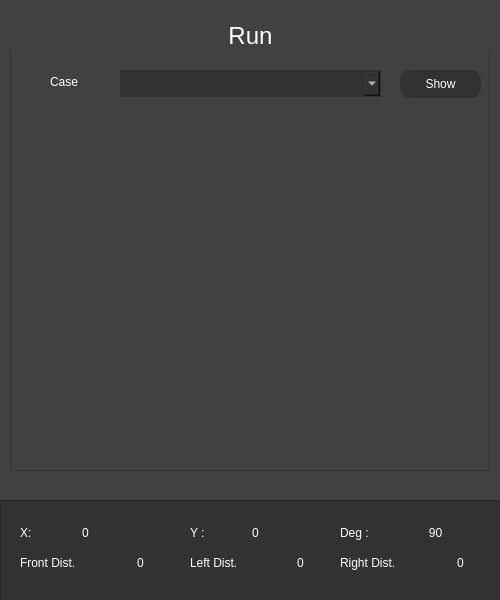
<?xml version="1.0" encoding="UTF-8"?>
<ui version="4.0">
 <class>MainWindow</class>
 <widget class="QMainWindow" name="MainWindow">
  <property name="windowModality">
   <enum>Qt::NonModal</enum>
  </property>
  <property name="enabled">
   <bool>true</bool>
  </property>
  <property name="geometry">
   <rect>
    <x>0</x>
    <y>0</y>
    <width>500</width>
    <height>600</height>
   </rect>
  </property>
  <property name="windowTitle">
   <string>MainWindow</string>
  </property>
  <property name="layoutDirection">
   <enum>Qt::LeftToRight</enum>
  </property>
  <property name="styleSheet">
   <string notr="true">background-color: rgb(65, 65, 65);
font: 12pt &quot;Arial&quot;;</string>
  </property>
  <widget class="QWidget" name="centralwidget">
   <property name="enabled">
    <bool>true</bool>
   </property>
   <property name="styleSheet">
    <string notr="true">font: 12pt &quot;Arial&quot;;
color: rgb(255, 255, 255);
background-color: rgb(65, 65, 65);</string>
   </property>
   <widget class="QFrame" name="frame">
    <property name="geometry">
     <rect>
      <x>10</x>
      <y>20</y>
      <width>480</width>
      <height>451</height>
     </rect>
    </property>
    <property name="styleSheet">
     <string notr="true">font: 12pt &quot;Arial&quot;;
color: rgb(255, 255, 255);
background-color: rgb(65, 65, 65);</string>
    </property>
    <property name="frameShape">
     <enum>QFrame::StyledPanel</enum>
    </property>
    <property name="frameShadow">
     <enum>QFrame::Raised</enum>
    </property>
    <widget class="QPushButton" name="showPushButton">
     <property name="geometry">
      <rect>
       <x>390</x>
       <y>50</y>
       <width>81</width>
       <height>28</height>
      </rect>
     </property>
     <property name="styleSheet">
      <string notr="true">QPushButton{
border: 1px solid rgb(50, 50, 50); border-radius:10px; padding:2px 4px;
background-color: rgb(50, 50, 50);
}
QPushButton:hover{background-color: rgb(170, 170, 170); color: black;}
QPushButton:pressed{background-color:rgb(200, 200, 200); border-style: inset; }</string>
     </property>
     <property name="text">
      <string>Show</string>
     </property>
    </widget>
    <widget class="QLabel" name="runLabel">
     <property name="geometry">
      <rect>
       <x>0</x>
       <y>0</y>
       <width>481</width>
       <height>31</height>
      </rect>
     </property>
     <property name="font">
      <font>
       <family>Arial</family>
       <pointsize>18</pointsize>
       <weight>50</weight>
       <italic>false</italic>
       <bold>false</bold>
      </font>
     </property>
     <property name="layoutDirection">
      <enum>Qt::LeftToRight</enum>
     </property>
     <property name="styleSheet">
      <string notr="true">font: 18pt &quot;Arial&quot;;</string>
     </property>
     <property name="text">
      <string>Run</string>
     </property>
     <property name="alignment">
      <set>Qt::AlignCenter</set>
     </property>
    </widget>
    <widget class="QComboBox" name="getCasecomboBox">
     <property name="geometry">
      <rect>
       <x>110</x>
       <y>50</y>
       <width>261</width>
       <height>27</height>
      </rect>
     </property>
     <property name="sizePolicy">
      <sizepolicy hsizetype="Preferred" vsizetype="Preferred">
       <horstretch>0</horstretch>
       <verstretch>0</verstretch>
      </sizepolicy>
     </property>
     <property name="styleSheet">
      <string notr="true">border: 1px solid rgb(50, 50, 50);
background-color:  rgb(50, 50, 50);</string>
     </property>
     <property name="maxVisibleItems">
      <number>3</number>
     </property>
    </widget>
    <widget class="QLabel" name="getCaseLabel">
     <property name="geometry">
      <rect>
       <x>40</x>
       <y>50</y>
       <width>46</width>
       <height>23</height>
      </rect>
     </property>
     <property name="styleSheet">
      <string notr="true">border: 0px solid rgb(255, 255, 255)</string>
     </property>
     <property name="text">
      <string>Case</string>
     </property>
    </widget>
   </widget>
   <widget class="QFrame" name="headFrame">
    <property name="geometry">
     <rect>
      <x>0</x>
      <y>500</y>
      <width>501</width>
      <height>101</height>
     </rect>
    </property>
    <property name="styleSheet">
     <string notr="true">font: 12pt &quot;Arial&quot;;
background-color: rgb(50, 50, 50);</string>
    </property>
    <property name="frameShape">
     <enum>QFrame::StyledPanel</enum>
    </property>
    <property name="frameShadow">
     <enum>QFrame::Raised</enum>
    </property>
    <widget class="QLabel" name="xLabel">
     <property name="geometry">
      <rect>
       <x>20</x>
       <y>20</y>
       <width>21</width>
       <height>26</height>
      </rect>
     </property>
     <property name="styleSheet">
      <string notr="true">border: 0px solid rgb(255, 255, 255)</string>
     </property>
     <property name="text">
      <string>X:</string>
     </property>
    </widget>
    <widget class="QLabel" name="yLabel">
     <property name="geometry">
      <rect>
       <x>190</x>
       <y>20</y>
       <width>31</width>
       <height>26</height>
      </rect>
     </property>
     <property name="styleSheet">
      <string notr="true">border: 0px solid rgb(255, 255, 255)</string>
     </property>
     <property name="text">
      <string>Y : </string>
     </property>
    </widget>
    <widget class="QLabel" name="xNumLabel">
     <property name="geometry">
      <rect>
       <x>60</x>
       <y>20</y>
       <width>51</width>
       <height>26</height>
      </rect>
     </property>
     <property name="styleSheet">
      <string notr="true">border: 0px solid rgb(255, 255, 255)</string>
     </property>
     <property name="text">
      <string>0</string>
     </property>
     <property name="alignment">
      <set>Qt::AlignCenter</set>
     </property>
    </widget>
    <widget class="QLabel" name="degLabel">
     <property name="geometry">
      <rect>
       <x>340</x>
       <y>20</y>
       <width>61</width>
       <height>26</height>
      </rect>
     </property>
     <property name="styleSheet">
      <string notr="true">border: 0px solid rgb(255, 255, 255)</string>
     </property>
     <property name="text">
      <string>Deg : </string>
     </property>
    </widget>
    <widget class="QLabel" name="fdLabel">
     <property name="geometry">
      <rect>
       <x>20</x>
       <y>50</y>
       <width>121</width>
       <height>26</height>
      </rect>
     </property>
     <property name="styleSheet">
      <string notr="true">border: 0px solid rgb(255, 255, 255)</string>
     </property>
     <property name="text">
      <string>Front Dist.</string>
     </property>
    </widget>
    <widget class="QLabel" name="ldLabel">
     <property name="geometry">
      <rect>
       <x>190</x>
       <y>50</y>
       <width>121</width>
       <height>26</height>
      </rect>
     </property>
     <property name="styleSheet">
      <string notr="true">border: 0px solid rgb(255, 255, 255)</string>
     </property>
     <property name="text">
      <string>Left Dist.</string>
     </property>
    </widget>
    <widget class="QLabel" name="rdLabel">
     <property name="geometry">
      <rect>
       <x>340</x>
       <y>50</y>
       <width>121</width>
       <height>26</height>
      </rect>
     </property>
     <property name="styleSheet">
      <string notr="true">border: 0px solid rgb(255, 255, 255)</string>
     </property>
     <property name="text">
      <string>Right Dist.</string>
     </property>
    </widget>
    <widget class="QLabel" name="yNumLabel">
     <property name="geometry">
      <rect>
       <x>230</x>
       <y>20</y>
       <width>51</width>
       <height>26</height>
      </rect>
     </property>
     <property name="styleSheet">
      <string notr="true">border: 0px solid rgb(255, 255, 255)</string>
     </property>
     <property name="text">
      <string>0</string>
     </property>
     <property name="alignment">
      <set>Qt::AlignCenter</set>
     </property>
    </widget>
    <widget class="QLabel" name="degNumLabel">
     <property name="geometry">
      <rect>
       <x>410</x>
       <y>20</y>
       <width>51</width>
       <height>26</height>
      </rect>
     </property>
     <property name="styleSheet">
      <string notr="true">border: 0px solid rgb(255, 255, 255)</string>
     </property>
     <property name="text">
      <string>90</string>
     </property>
     <property name="alignment">
      <set>Qt::AlignCenter</set>
     </property>
    </widget>
    <widget class="QLabel" name="fdNumLabel">
     <property name="geometry">
      <rect>
       <x>120</x>
       <y>50</y>
       <width>41</width>
       <height>26</height>
      </rect>
     </property>
     <property name="styleSheet">
      <string notr="true">border: 0px solid rgb(255, 255, 255)</string>
     </property>
     <property name="text">
      <string>0</string>
     </property>
     <property name="alignment">
      <set>Qt::AlignCenter</set>
     </property>
    </widget>
    <widget class="QLabel" name="ldNumLabel">
     <property name="geometry">
      <rect>
       <x>280</x>
       <y>50</y>
       <width>41</width>
       <height>26</height>
      </rect>
     </property>
     <property name="styleSheet">
      <string notr="true">border: 0px solid rgb(255, 255, 255)</string>
     </property>
     <property name="text">
      <string>0</string>
     </property>
     <property name="alignment">
      <set>Qt::AlignCenter</set>
     </property>
    </widget>
    <widget class="QLabel" name="rdNumLabel">
     <property name="geometry">
      <rect>
       <x>440</x>
       <y>50</y>
       <width>41</width>
       <height>26</height>
      </rect>
     </property>
     <property name="styleSheet">
      <string notr="true">border: 0px solid rgb(255, 255, 255)</string>
     </property>
     <property name="text">
      <string>0</string>
     </property>
     <property name="alignment">
      <set>Qt::AlignCenter</set>
     </property>
    </widget>
   </widget>
  </widget>
 </widget>
 <resources/>
 <connections/>
</ui>
